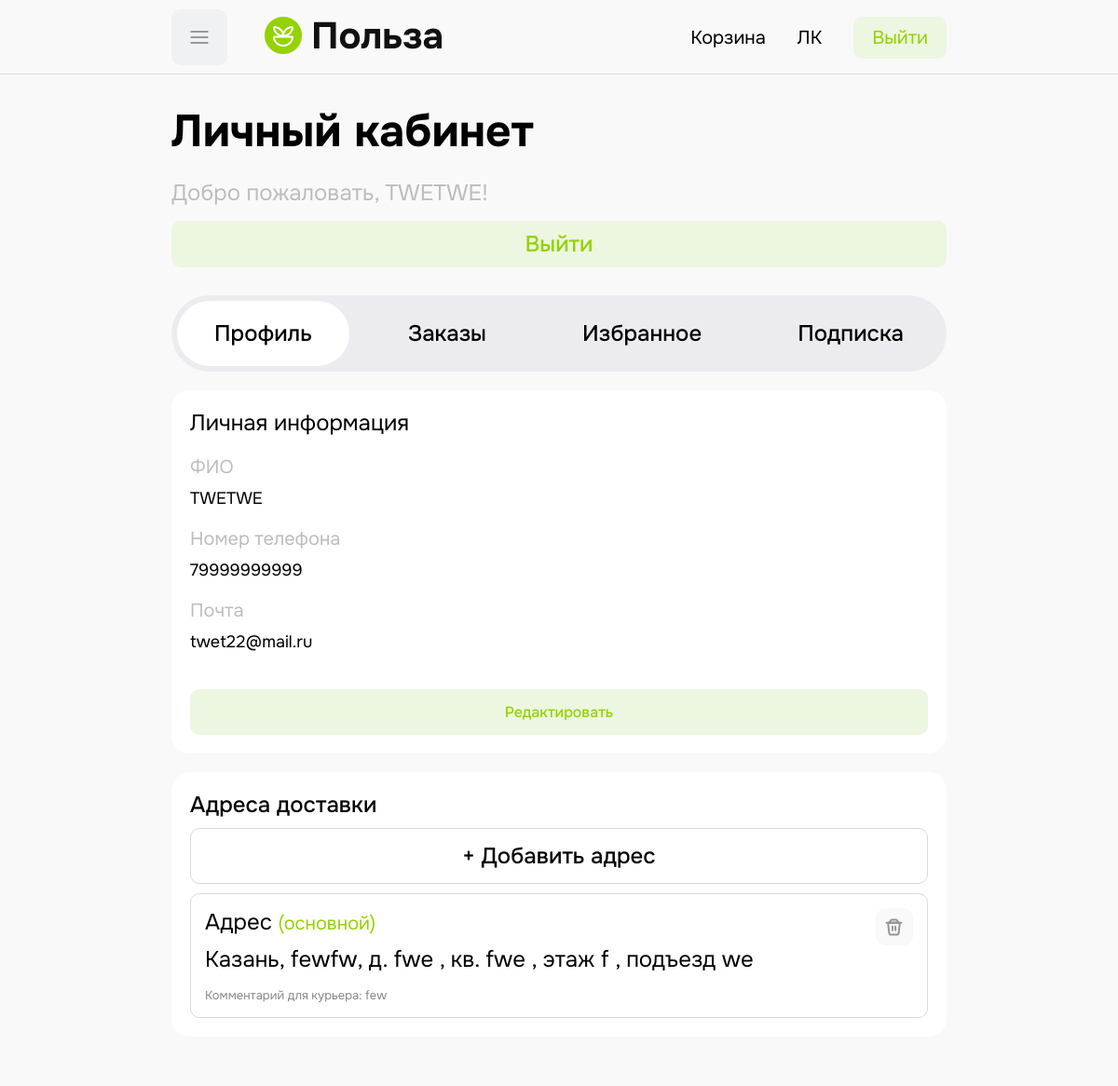
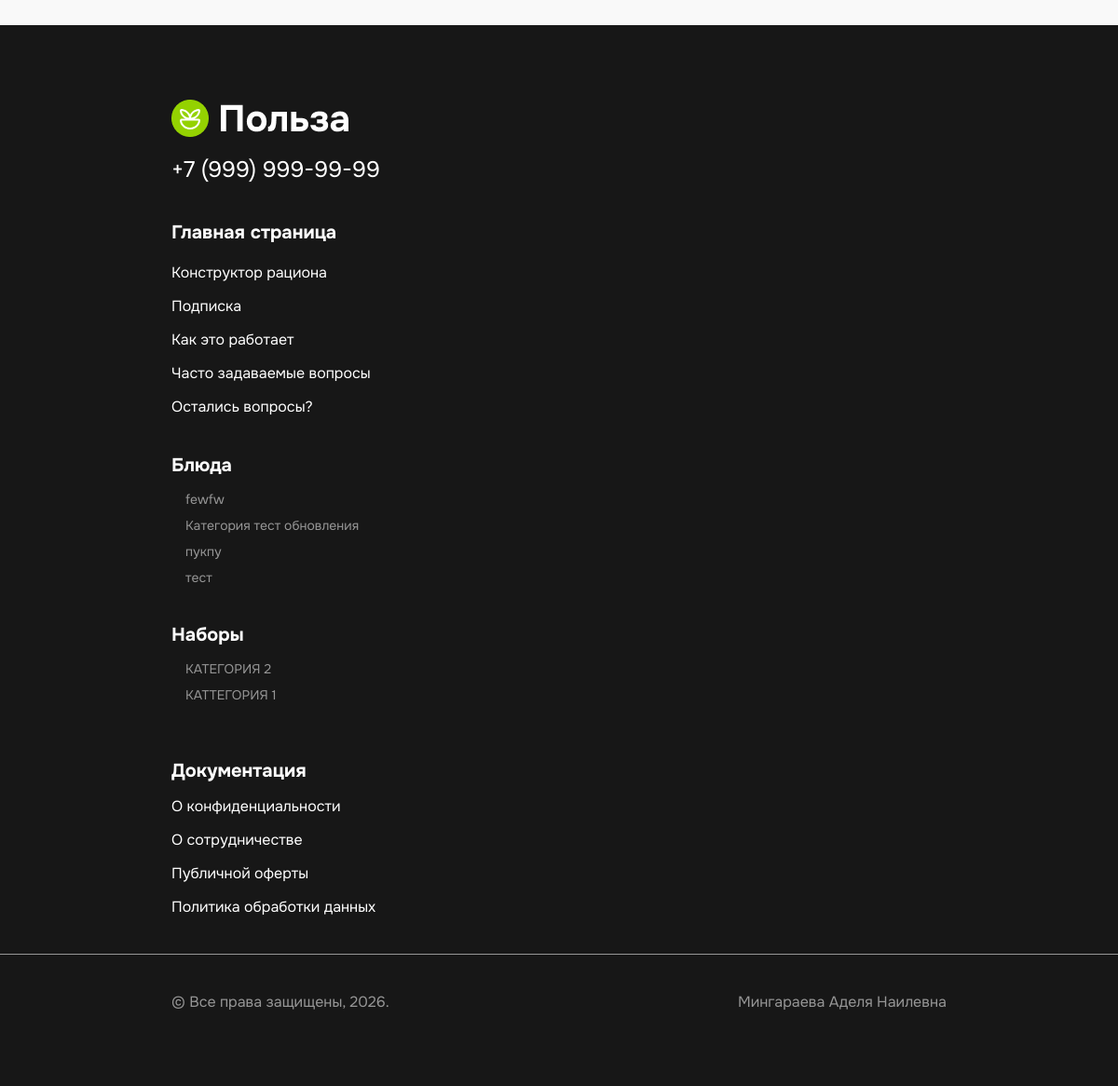
Screenshot of /index.php?page=profile (signed in) with the database file from the repository (2 pictures, top to bottom).
### tables this page shows
CREATE TABLE `users` (
  `id` int NOT NULL,
  `email` varchar(100) NOT NULL,
  `password` varchar(255) NOT NULL,
  `full_name` varchar(150) NOT NULL,
  `phone` varchar(20) DEFAULT NULL,
  `address` text,
  `role` enum('user','admin') DEFAULT 'user',
  `created_at` timestamp NOT NULL DEFAULT CURRENT_TIMESTAMP
);

CREATE TABLE `addresses` (
  `id` int NOT NULL,
  `user_id` int NOT NULL,
  `city` varchar(100) NOT NULL DEFAULT 'Казань',
  `street` varchar(255) NOT NULL,
  `house` varchar(50) NOT NULL,
  `apartment` varchar(20) DEFAULT NULL,
  `floor` varchar(20) DEFAULT NULL,
  `entrance` varchar(20) DEFAULT NULL,
  `comment` text,
  `is_default` tinyint(1) DEFAULT '0',
  `created_at` datetime DEFAULT CURRENT_TIMESTAMP
);

CREATE TABLE `categories` (
  `id` int NOT NULL,
  `name` varchar(100) NOT NULL
);

CREATE TABLE `sets` (
  `id` int NOT NULL,
  `name` varchar(100) NOT NULL
);

### pages/profile.php (the view, shortened to what this page needs)
<?php
global $connect;
$stmt = $connect->prepare("SELECT id, full_name, phone, email, role FROM users WHERE id = ?");
$stmt->execute([$_SESSION['user_id']]);
$user = $stmt->fetch();
$addrStmt = $connect->prepare("SELECT * FROM addresses WHERE user_id = ? ORDER BY is_default DESC, created_at DESC");
$addrStmt->execute([$_SESSION['user_id']]);
$addresses = $addrStmt->fetchAll();
?>
<div class="lich container">
    <?php include('includes/l_V.php') ?>
    <div class="lk container">
        <?php include('includes/lk_filter.php') ?>
        <div class="lk_inf">
            <p>Личная информация</p>
            <div class="lk_den">
                <div class="lk1">
                    <p id="ser">ФИО</p>
                    <p><?= htmlspecialchars($user['full_name']) ?></p>
                </div>
                <div class="lk1">
                    <p id="ser">Номер телефона</p>
                    <p><?= htmlspecialchars($user['phone']) ?></p>
                </div>
                <div class="lk1">
                    <p id="ser">Почта</p>
                    <p><?= htmlspecialchars($user['email']) ?></p>
                </div>
            </div>
            <a href="?page=upd_profile">Редактировать</a>
        </div>
        <div class="adres">
            <p id="li">Адреса доставки</p>
            <div class="dob"><a href="?page=dob_adres">+ Добавить адрес</a></div>
            <div class="rusl_a">
                <?php if (empty($addresses)): ?>
                <p style="color:#666; padding:15px 0;">У вас пока нет сохранённых адресов</p>
                <?php else: ?>
                <?php foreach ($addresses as $addr): ?>
                <div class="adr1">
                    <div class="lk_txt">
                        <p class="adr">Адрес
                            <?= $addr['is_default'] ? '<small style="color:#94D201;">(основной)</small>' : '' ?></p>
                        <p>
                            <?= htmlspecialchars($addr['city']) ?>,
                            <?= htmlspecialchars($addr['street']) ?>, д. <?= htmlspecialchars($addr['house']) ?>
                            <?= $addr['apartment'] ? ', кв. ' . htmlspecialchars($addr['apartment']) : '' ?>
                            <?= $addr['floor'] ? ', этаж ' . htmlspecialchars($addr['floor']) : '' ?>
                            <?= $addr['entrance'] ? ', подъезд ' . htmlspecialchars($addr['entrance']) : '' ?>
                        </p>
                        <?php if ($addr['comment']): ?>
                        <p style="font-size:13px; color:#888; margin-top:5px;">Комментарий для курьера:
                            <?= htmlspecialchars($addr['comment']) ?></p>
                        <?php endif; ?>
                    </div>
                    <div class="i_knop2">
                        <img src="image/kor.svg" alt="Удалить" class="delete-address" data-id="<?= $addr['id'] ?>"
                            style="cursor:pointer;">
                    </div>
                </div>
                <?php endforeach; ?>
                <?php endif; ?>
            </div>
        </div>
    </div>
</div>

### index.php (shortened to what this page needs)
<?php
    include('php/connect.php');
    $page = isset($_GET['page']) ? $_GET['page'] : 'main';
    function includePage($page)
    {
        $filePath = 'pages/' . $page . '.php';
        if(file_exists($filePath)){
            include($filePath);
        }
        else{
            echo "<h1>Страница не найдена</h1>";
        }
    }
?>
<!DOCTYPE html>
<html lang="en">
<head>
    <link rel="stylesheet" href="css/style.css">
    <link rel="stylesheet" href="css/media.css">
</head>
<body>
    <?php include('includes/header.php') ?>
    <?php
    switch($page) {
        case 'profile':
            includePage('profile');
            break;
    }
    ?>
    <?php
        include('includes/footer.php');
    ?>
</body>
</html>

### includes/header.php (shortened to what this page needs)
<?php
global $connect;
if (!isset($dishCategories)) {
    $dishCategories = $connect->query("SELECT id, name FROM categories ORDER BY name")->fetchAll();
}
if (!isset($setCategories)) {
    $setCategories = $connect->query("SELECT id, name FROM sets ORDER BY name")->fetchAll();
}
?>
<header>
    <div class="head container">
        <div class="head1">
            <button class="burger-btn" id="burger-btn">
                <img src="image/burger.svg" alt="Бургер меню">
            </button>
            <a href="?page=main" class="logo">
                <img src="image/logo.png" alt="">
            </a>
        </div>
        <div class="head2">
            <?php if (isset($_SESSION['user_id'])): ?>
            <a href="?page=korzina" id="korzina">Корзина</a>
            <a href="?page=lk" id="korzina">ЛК</a>
            <a href="php/logout.php" id="voiti">Выйти</a>
            <?php else: ?>
            <a href="?page=auth" id="voiti">Войти</a>
            <?php endif; ?>
        </div>
    </div>
</header>

### includes/l_v.php
<div class="l_v">
    <div class="l_v_panel">
        <h4>Личный кабинет</h4>
        <p id="wel">Добро пожаловать, <?= htmlspecialchars($user['full_name']) ?>!</p>
    </div>
    <a href="php/logout.php">Выйти</a>
</div>

### includes/lk_filter.php
<div class="lk_filter">
    <a href="?page=profile" id="<?= ($page === 'profile') ? 'fil' : '' ?>">Профиль</a>
    <a href="?page=lk" id="<?= ($page === 'lk') ? 'fil' : '' ?>">Заказы</a>
    <a href="?page=lk_izb" id="<?= ($page === 'lk_izb') ? 'fil' : '' ?>">Избранное</a>
    <a href="">Подписка</a>
</div>

### includes/footer.php (shortened to what this page needs)
<footer>
    <div class="foot container">
        <div class="logo_f">
            <img src="image/log_f.png" alt="">
            <a href="tel:+79228805707">+7 (999) 999-99-99</a>
        </div>
        <div class="glav">
            <p>Главная страница</p>
            <a href="">Конструктор рациона</a>
            <a href="">Подписка</a>
            <a href="">Как это работает</a>
            <a href="">Часто задаваемые вопросы</a>
            <a href="">Остались вопросы?</a>
        </div>
        <div class="n_f">
            <ul class="dolb">
                <li class="blu_f">
                    <a href="#" class="bluda_f">Блюда <img src="image/spis.svg" alt=""></a>
                    <ul class="spisok_blud_f">
                        <?php foreach ($dishCategories as $cat): ?>
                        <li>
                            <a href="?page=catalog_blud&category=<?= $cat['id'] ?>">
                                <?= htmlspecialchars($cat['name']) ?>
                            </a>
                        </li>
                        <?php endforeach; ?>
                    </ul>
                </li>
                <li class="blu_f">
                    <a href="#" class="bluda_f">Наборы <img src="image/spis.svg" alt=""></a>
                    <ul class="spisok_blud_f">
                        <?php foreach ($setCategories as $cat): ?>
                        <li>
                            <a href="?page=catalog_nabor&category=<?= $cat['id'] ?>">
                                <?= htmlspecialchars($cat['name']) ?>
                            </a>
                        </li>
                        <?php endforeach; ?>
                    </ul>
                </li>
            </ul>
        </div>
        <div class="docum_f">
            <p>Документация</p>
            <a href="?page=doc">О конфиденциальности</a>
            <a href="?page=doc">О сотрудничестве</a>
            <a href="?page=doc">Публичной оферты</a>
            <a href="?page=doc">Политика обработки данных</a>
        </div>
    </div>
    <hr class="f_hr">
    <div class="f_adel container">
        <p>© Все права защищены, 2026.</p>
        <p>Мингараева Аделя Наилевна</p>
    </div>
</footer>

### css/media.css (style rules this page uses)
@media (max-width: 1280px) { .container { max-width: 832px; } }
@media (max-width: 1280px) { .foot { flex-direction: column; align-items: flex-start; gap: 40px; } }
@media (max-width: 1280px) { hr.f_hr { margin-top: 40px; margin-bottom: 20px; } }
@media (max-width: 1280px) { .spisok_blud_f { position: static; display: block; background-color: transparent; box-shadow: none; padding: 0; margin-top: 10px; margin-bottom: 15px; } }
@media (max-width: 1280px) { .spisok_blud_f li { margin-left: 15px; } }
@media (max-width: 1280px) { .spisok_blud_f a { color: #969696; font-size: 14px; padding: 5px 0; } }
@media (max-width: 1280px) { .burger-btn { width: 60px; height: 60px; background-color: #F0F1F3; border-radius: 10px; border: none; cursor: pointer; padding: 0; display: flex; flex-direction: column; justify-content: center; align-items: center; gap: 6px; } }
@media (max-width: 1280px) { .l_v { height: auto; flex-wrap: wrap; gap: 15px; padding: 20px 0; margin: 10px 0; } }
@media (max-width: 1280px) { .l_v h4 { width: 100%; } }
@media (max-width: 1280px) { .l_v a { padding: 10px 20px; width: 100%; } }
@media (max-width: 1280px) { #wel { margin-top: 0; margin-bottom: 0; } }
@media (max-width: 1280px) { .lk_filter a { padding: 20px 40px; flex-shrink: 0; } }
@media (max-width: 1280px) { #fil { padding: 20px 40px; } }
@media (max-width: 1280px) { .lk_inf { height: auto; padding: 20px; margin-top: 20px; } }
@media (max-width: 1280px) { .lk_den { flex-direction: column; gap: 20px; } }
@media (max-width: 1280px) { .lk_inf a { padding: 14px; width: 100%; font-size: 16px; margin-top: 20px; box-sizing: border-box; } }
@media (max-width: 1280px) { .lk1 p { font-size: 18px; word-break: break-word; } }
@media (max-width: 1280px) { #li { margin-bottom: 10px; } }
@media (max-width: 1280px) { .adres { padding: 20px; margin-top: 20px; } }
@media (max-width: 1280px) { .dob a { padding: 14px; width: 100%; text-align: center; display: block; box-sizing: border-box; } }
@media (max-width: 1280px) { .rusl_a { margin-top: 10px; } }
@media (max-width: 1280px) { .adr1 { width: 100%; height: auto; align-items: flex-start; gap: 11px; padding: 15px; } }
@media (max-width: 1280px) { .adr1 img { padding: 10px; } }

### rows the page displays
users: full_name "TWETWE", phone "79999999999", email "twet22@mail.ru"
addresses: is_default "(основной)", city "Казань", street "fewfw", house "fwe", apartment "fwe", floor "f", entrance "we", comment "few"
categories: name "fewfw"
categories: name "Категория тест обновления"
categories: name "пукпу"
categories: name "тест"
sets: name "КАТЕГОРИЯ 2"
sets: name "КАТТЕГОРИЯ 1"
